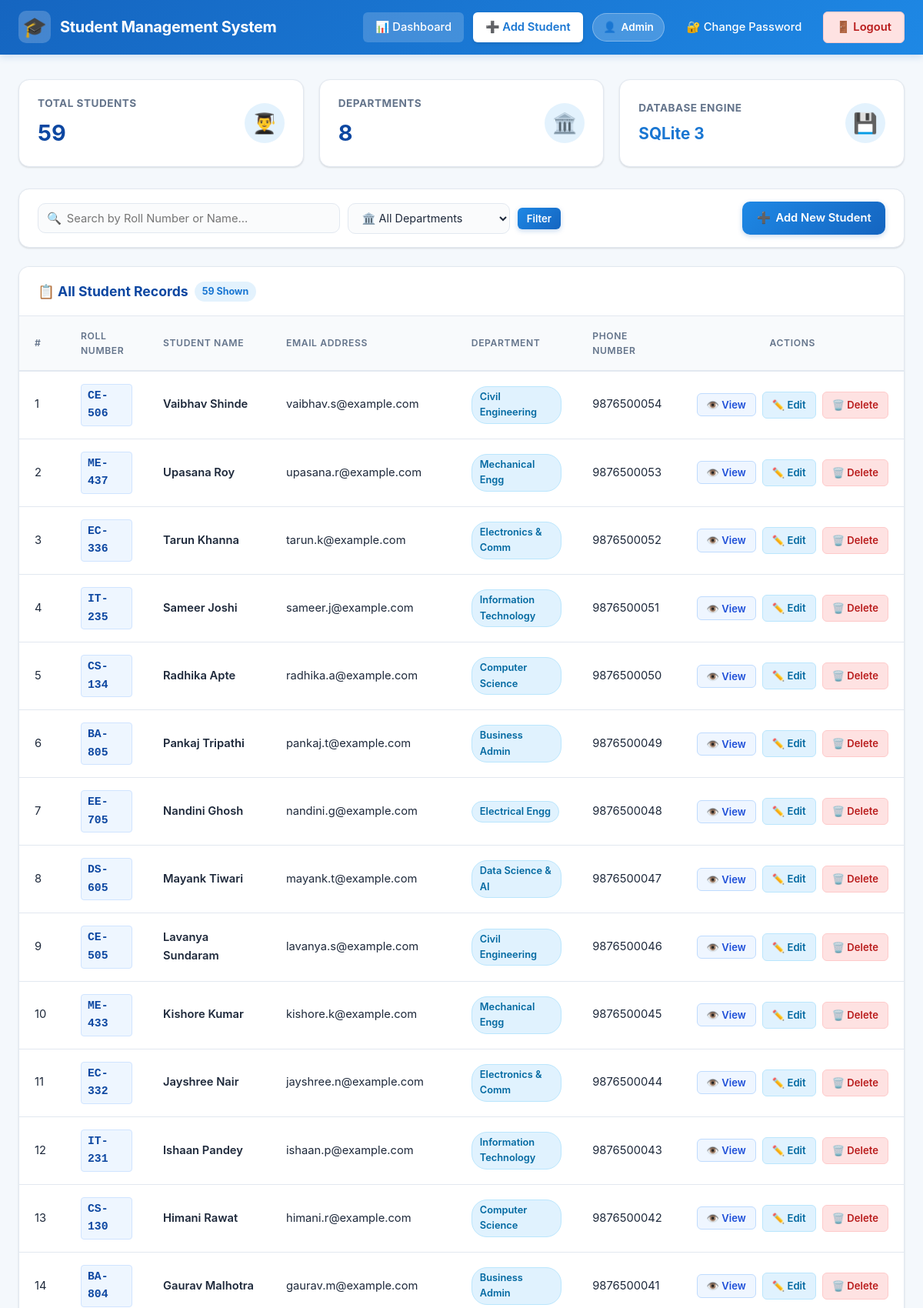
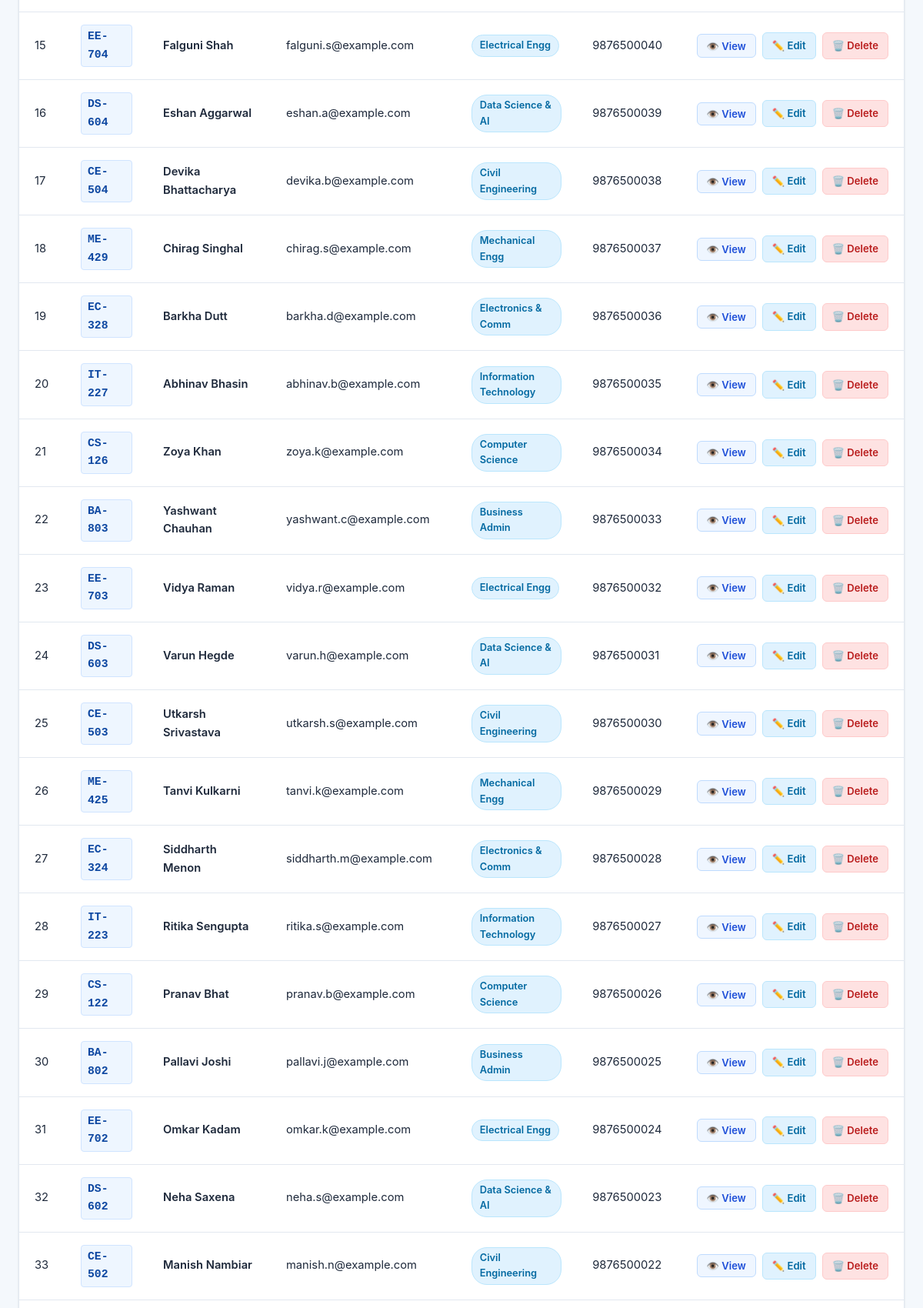
The page / (signed in, upper part) on the database its author committed (2 pictures, top to bottom).
### tables this page shows
CREATE TABLE students (
            id INTEGER PRIMARY KEY AUTOINCREMENT,
            name TEXT NOT NULL,
            roll_number TEXT NOT NULL UNIQUE,
            email TEXT NOT NULL,
            department TEXT NOT NULL,
            phone TEXT NOT NULL,
            created_at TIMESTAMP DEFAULT CURRENT_TIMESTAMP
        );

### app.py (the view)
@app.route('/')
@login_required
def index():
    search_query = request.args.get('search', '').strip()
    selected_dept = request.args.get('department', '').strip()
    conn = get_db_connection()
    cursor = conn.cursor()
    query = 'SELECT * FROM students WHERE 1=1'
    params = []
    if selected_dept:
        query += ' AND department = ?'
        params.append(selected_dept)
    if search_query:
        query += ' AND (roll_number LIKE ? OR name LIKE ? OR department LIKE ?)'
        wildcard = f"%{search_query}%"
        params.extend([wildcard, wildcard, wildcard])
    query += ' ORDER BY id DESC'
    students = cursor.execute(query, params).fetchall()
    depts_rows = cursor.execute(
        'SELECT DISTINCT department FROM students WHERE department IS NOT NULL AND department != "" ORDER BY department ASC'
    ).fetchall()
    all_departments = [row['department'] for row in depts_rows]
    total_students = cursor.execute('SELECT COUNT(*) as count FROM students').fetchone()['count']
    total_depts = cursor.execute('SELECT COUNT(DISTINCT department) as count FROM students').fetchone()['count']
    conn.close()
    return render_template(
        'index.html',
        students=students,
        search_query=search_query,
        selected_dept=selected_dept,
        all_departments=all_departments,
        total_students=total_students,
        total_depts=total_depts
    )

### app.py (called while the page is built)
def get_db_connection():
    conn = sqlite3.connect(DATABASE)
    conn.row_factory = sqlite3.Row
    return conn

def login_required(f):
    @wraps(f)
    def decorated_function(*args, **kwargs):
        if 'user' not in session:
            flash("Please log in to access this page.", "warning")
            return redirect(url_for('login'))
        return f(*args, **kwargs)
    return decorated_function

### templates/index.html (shortened to what this page needs)
<!DOCTYPE html>
<html lang="en">
<head>
    <link rel="stylesheet" href="{{ url_for('static', filename='style.css') }}">
</head>
<body>
    <header class="navbar">
        <div class="nav-container">
            <a href="{{ url_for('index') }}" class="nav-brand">
                <span class="brand-icon">🎓</span>
                <span class="brand-title">Student Management System</span>
            </a>
            <nav>
                <ul class="nav-links">
                    <li><a href="{{ url_for('index') }}" class="nav-link active">📊 Dashboard</a></li>
                    <li><a href="{{ url_for('add_student') }}" class="nav-link nav-link-btn">➕ Add Student</a></li>
                    <li class="user-pill" title="Logged in administrator">
                        <span>👤</span> {{ session.get('user', 'admin')|capitalize }}
                    </li>
                    <li><a href="{{ url_for('change_password') }}" class="nav-link" title="Change admin password">🔐 Change Password</a></li>
                    <li><a href="{{ url_for('logout') }}" class="nav-link btn-logout" title="Sign out of system">🚪 Logout</a></li>
                </ul>
            </nav>
        </div>
    </header>
    <main class="main-content">
        <section class="dashboard-grid">
            <div class="stat-card">
                <div class="stat-info">
                    <h3>Total Students</h3>
                    <div class="stat-number">{{ total_students }}</div>
                </div>
                <div class="stat-icon">👨‍🎓</div>
            </div>
            <div class="stat-card">
                <div class="stat-info">
                    <h3>Departments</h3>
                    <div class="stat-number">{{ total_depts }}</div>
                </div>
                <div class="stat-icon">🏛️</div>
            </div>
            <div class="stat-card">
                <div class="stat-info">
                    <h3>Database Engine</h3>
                    <div class="stat-number" style="font-size: 1.3rem; color: #1976d2;">SQLite 3</div>
                </div>
                <div class="stat-icon">💾</div>
            </div>
        </section>
        <section class="action-bar">
            <form action="{{ url_for('index') }}" method="GET" class="search-form">
                <div class="search-input-group">
                    <span class="search-icon">🔍</span>
                    <input
                        type="text"
                        name="search"
                        class="search-input"
                        placeholder="Search by Roll Number or Name..."
                        value="{{ search_query }}"
                    >
                </div>
                <select name="department" class="filter-select" onchange="this.form.submit()" title="Filter by Department">
                    <option value="">🏛️ All Departments</option>
                </select>
                <button type="submit" class="btn btn-primary btn-sm">Filter</button>
            </form>
            <a href="{{ url_for('add_student') }}" class="btn btn-primary">
                <span>➕</span> Add New Student
            </a>
        </section>
        <section class="table-card">
            <div class="table-header-bar">
                <div class="table-title">
                    <span>📋 All Student Records</span>
                    <span class="record-badge">{{ students|length }} Shown</span>
                </div>
            </div>
            <div class="table-responsive">
                <table class="student-table">
                    <thead>
                        <tr>
                            <th style="width: 60px;">#</th>
                            <th>Roll Number</th>
                            <th>Student Name</th>
                            <th>Email Address</th>
                            <th>Department</th>
                            <th>Phone Number</th>
                            <th style="text-align: center; width: 230px;">Actions</th>
                        </tr>
                    </thead>
                    <tbody>
                        {% if students %}
                            {% for student in students %}
                                <tr>
                                    <td>{{ loop.index }}</td>
                                    <td><span class="student-roll">{{ student['roll_number'] }}</span></td>
                                    <td><span class="student-name">{{ student['name'] }}</span></td>
                                    <td>{{ student['email'] }}</td>
                                    <td><span class="dept-badge">{{ student['department'] }}</span></td>
                                    <td>{{ student['phone'] }}</td>
                                    <td>
                                        <div class="table-actions" style="justify-content: center;">
                                            <button
                                                type="button"
                                                class="btn btn-view btn-sm"
                                                onclick="openStudentCard('{{ student['name']|escape }}', '{{ student['roll_number']|escape }}', '{{ student['email']|escape }}', '{{ student['department']|escape }}', '{{ student['phone']|escape }}', '{{ student['created_at']|default('') }}')"
                                                title="View Student Profile ID Card"
                                            >
                                                👁️ View
                                            </button>
                                            <a href="{{ url_for('update_student', id=student['id']) }}" class="btn btn-edit btn-sm" title="Edit Student">
                                                ✏️ Edit
                                            </a>
                                            <a
                                                href="{{ url_for('delete_student', id=student['id']) }}"
                                                class="btn btn-delete btn-sm"
                                                onclick="return confirm('Are you sure you want to delete {{ student['name'] }} (Roll: {{ student['roll_number'] }})?');"
                                                title="Delete Student"
                                            >
                                                🗑️ Delete
                                            </a>
                                        </div>
                                    </td>
                                </tr>
                            {% endfor %}
                        {% endif %}
                    </tbody>
                </table>
            </div>
        </section>
    </main>
</body>
</html>

### rows shown on the page
students: roll_number "CE-506", name "Vaibhav Shinde", email "vaibhav.s@example.com", department "Civil Engineering", phone "9876500054"
students: roll_number "ME-437", name "Upasana Roy", email "upasana.r@example.com", department "Mechanical Engg", phone "9876500053"
students: roll_number "EC-336", name "Tarun Khanna", email "tarun.k@example.com", department "Electronics & Comm", phone "9876500052"
students: roll_number "IT-235", name "Sameer Joshi", email "sameer.j@example.com", department "Information Technology", phone "9876500051"
students: roll_number "CS-134", name "Radhika Apte", email "radhika.a@example.com", department "Computer Science", phone "9876500050"
students: roll_number "BA-805", name "Pankaj Tripathi", email "pankaj.t@example.com", department "Business Admin", phone "9876500049"
students: roll_number "EE-705", name "Nandini Ghosh", email "nandini.g@example.com", department "Electrical Engg", phone "9876500048"
students: roll_number "DS-605", name "Mayank Tiwari", email "mayank.t@example.com", department "Data Science & AI", phone "9876500047"
students: roll_number "CE-505", name "Lavanya Sundaram", email "lavanya.s@example.com", department "Civil Engineering", phone "9876500046"
students: roll_number "ME-433", name "Kishore Kumar", email "kishore.k@example.com", department "Mechanical Engg", phone "9876500045"
students: roll_number "EC-332", name "Jayshree Nair", email "jayshree.n@example.com", department "Electronics & Comm", phone "9876500044"
students: roll_number "IT-231", name "Ishaan Pandey", email "ishaan.p@example.com", department "Information Technology", phone "9876500043"
students: roll_number "CS-130", name "Himani Rawat", email "himani.r@example.com", department "Computer Science", phone "9876500042"
students: roll_number "BA-804", name "Gaurav Malhotra", email "gaurav.m@example.com", department "Business Admin", phone "9876500041"
students: roll_number "EE-704", name "Falguni Shah", email "falguni.s@example.com", department "Electrical Engg", phone "9876500040"
students: roll_number "DS-604", name "Eshan Aggarwal", email "eshan.a@example.com", department "Data Science & AI", phone "9876500039"
students: roll_number "CE-504", name "Devika Bhattacharya", email "devika.b@example.com", department "Civil Engineering", phone "9876500038"
students: roll_number "ME-429", name "Chirag Singhal", email "chirag.s@example.com", department "Mechanical Engg", phone "9876500037"
students: roll_number "EC-328", name "Barkha Dutt", email "barkha.d@example.com", department "Electronics & Comm", phone "9876500036"
students: roll_number "IT-227", name "Abhinav Bhasin", email "abhinav.b@example.com", department "Information Technology", phone "9876500035"
students: roll_number "CS-126", name "Zoya Khan", email "zoya.k@example.com", department "Computer Science", phone "9876500034"
students: roll_number "BA-803", name "Yashwant Chauhan", email "yashwant.c@example.com", department "Business Admin", phone "9876500033"
students: roll_number "EE-703", name "Vidya Raman", email "vidya.r@example.com", department "Electrical Engg", phone "9876500032"
students: roll_number "DS-603", name "Varun Hegde", email "varun.h@example.com", department "Data Science & AI", phone "9876500031"
students: roll_number "CE-503", name "Utkarsh Srivastava", email "utkarsh.s@example.com", department "Civil Engineering", phone "9876500030"
students: roll_number "ME-425", name "Tanvi Kulkarni", email "tanvi.k@example.com", department "Mechanical Engg", phone "9876500029"
students: roll_number "EC-324", name "Siddharth Menon", email "siddharth.m@example.com", department "Electronics & Comm", phone "9876500028"
students: roll_number "IT-223", name "Ritika Sengupta", email "ritika.s@example.com", department "Information Technology", phone "9876500027"
students: roll_number "CS-122", name "Pranav Bhat", email "pranav.b@example.com", department "Computer Science", phone "9876500026"
students: roll_number "BA-802", name "Pallavi Joshi", email "pallavi.j@example.com", department "Business Admin", phone "9876500025"
students: roll_number "EE-702", name "Omkar Kadam", email "omkar.k@example.com", department "Electrical Engg", phone "9876500024"
students: roll_number "DS-602", name "Neha Saxena", email "neha.s@example.com", department "Data Science & AI", phone "9876500023"
students: roll_number "CE-502", name "Manish Nambiar", email "manish.n@example.com", department "Civil Engineering", phone "9876500022"

### other values the page prints
{{ session.get('user', 'admin')|capitalize }} "Admin"
{{ total_students }} "59"
{{ total_depts }} "8"
{{ students|length }} "59"
